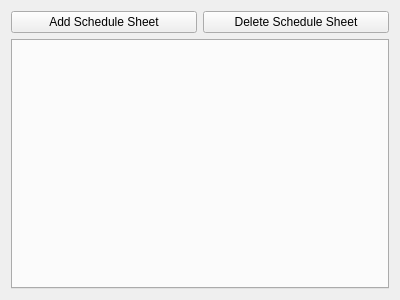
<?xml version="1.0" encoding="UTF-8"?>
<ui version="4.0">
 <class>ScheduleSheetConfig</class>
 <widget class="QWidget" name="ScheduleSheetConfig">
  <property name="geometry">
   <rect>
    <x>0</x>
    <y>0</y>
    <width>400</width>
    <height>300</height>
   </rect>
  </property>
  <property name="windowTitle">
   <string>Form</string>
  </property>
  <layout class="QGridLayout" name="gridLayout_2">
   <item row="0" column="0">
    <layout class="QGridLayout" name="schedGridLayout">
     <item row="1" column="0" colspan="2">
      <widget class="QTabWidget" name="schedTabWidget">
       <property name="currentIndex">
        <number>-1</number>
       </property>
      </widget>
     </item>
     <item row="0" column="1">
      <widget class="QPushButton" name="delSchedPushButton">
       <property name="text">
        <string>Delete Schedule Sheet</string>
       </property>
      </widget>
     </item>
     <item row="0" column="0">
      <widget class="QPushButton" name="addSchedPushButton">
       <property name="text">
        <string>Add Schedule Sheet</string>
       </property>
      </widget>
     </item>
    </layout>
   </item>
  </layout>
 </widget>
 <tabstops>
  <tabstop>addSchedPushButton</tabstop>
  <tabstop>delSchedPushButton</tabstop>
  <tabstop>schedTabWidget</tabstop>
 </tabstops>
 <resources/>
 <connections/>
</ui>
